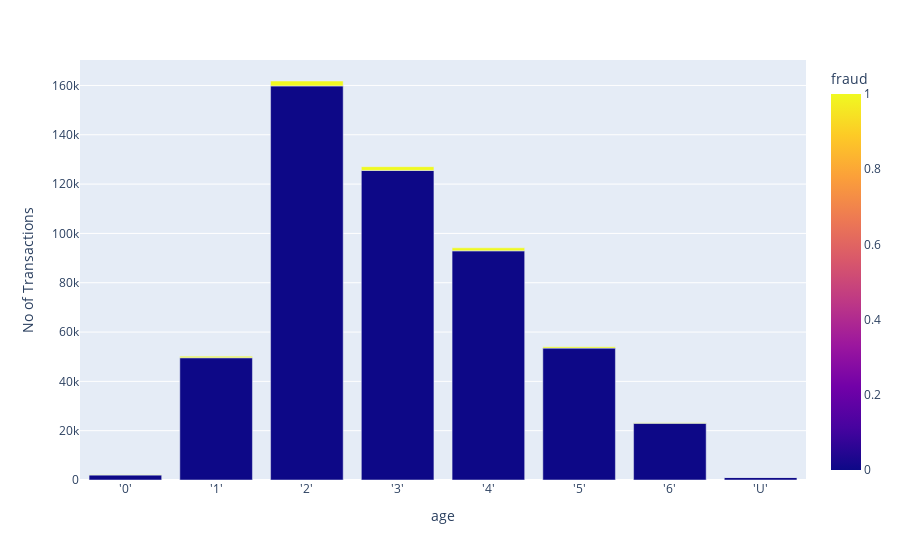

The notebook cell saved with this chart:
### Code cell
df = pd.read_csv("train_hsbc_df.csv")

grouped = df.groupby(["age", "fraud"]).size().reset_index(name="count")

representation = px.bar(grouped, x="age", y="count", color="fraud", barmode="group",
             labels={"age": "age", "count": "No of Transactions"})

representation.show()

### Figure 1 — Plotly figure (JSON) as saved in the notebook; plotly's stock layout.template omitted (floating-point values rounded to 4 significant figures)
{"data": [{"alignmentgroup": "True", "hovertemplate": "age=%{x}<br>No of Transactions=%{y}<br>fraud=%{marker.color}<extra></extra>", "legendgroup": "", "marker": {"color": [0, 1, 0, 1, 0, 1, 0, 1, 0, 1, 0, 1, 0, 1, 0, 1], "coloraxis": "coloraxis", "pattern": {"shape": ""}}, "name": "", "offsetgroup": "", "orientation": "v", "showlegend": false, "textposition": "auto", "type": "bar", "x": ["'0'", "'0'", "'1'", "'1'", "'2'", "'2'", "'3'", "'3'", "'4'", "'4'", "'5'", "'5'", "'6'", "'6'", "'U'", "'U'"], "xaxis": "x", "y": [2059, 41, 49581, 599, 159817, 1993, 125550, 1521, 92937, 1214, 53481, 590, 23015, 236, 1003, 6], "yaxis": "y"}], "layout": {"autosize": true, "barmode": "group", "coloraxis": {"colorbar": {"title": {"text": "fraud"}}, "colorscale": [[0, "#0d0887"], [0.1111, "#46039f"], [0.2222, "#7201a8"], [0.3333, "#9c179e"], [0.4444, "#bd3786"], [0.5556, "#d8576b"], [0.6667, "#ed7953"], [0.7778, "#fb9f3a"], [0.8889, "#fdca26"], [1, "#f0f921"]]}, "legend": {"tracegroupgap": 0}, "margin": {"t": 60}, "xaxis": {"anchor": "y", "autorange": true, "domain": [0, 1], "range": [-0.5, 7.5], "title": {"text": "age"}, "type": "category"}, "yaxis": {"anchor": "x", "autorange": true, "domain": [0, 1], "range": [0, 170300.0], "title": {"text": "No of Transactions"}, "type": "linear"}}}
